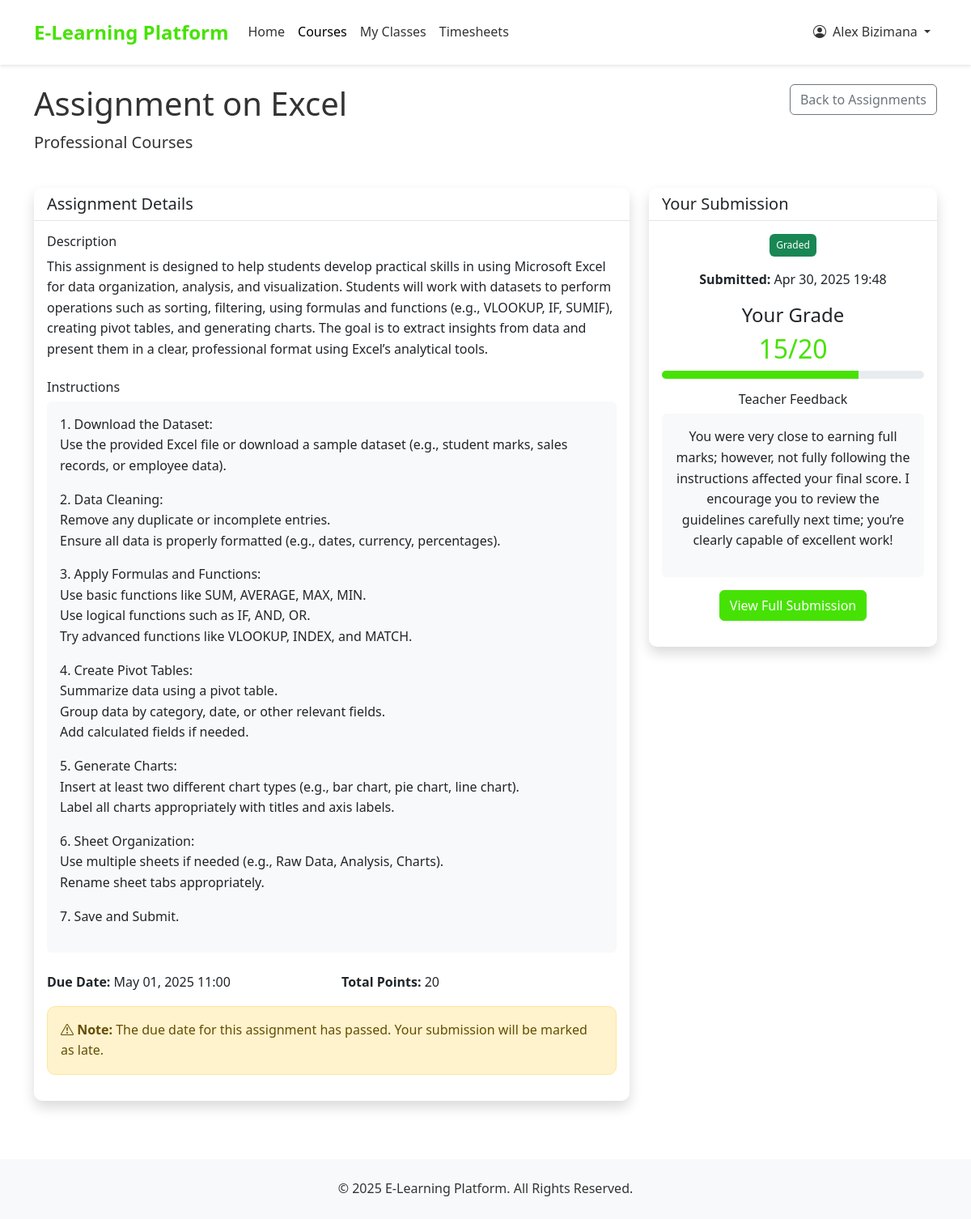
Screenshot of /courses/assignment/1/ (signed in) with the database file from the repository.
### accounts/models.py (models this page shows, shortened)
class User(AbstractUser):
    USER_TYPE_CHOICES = (
        ('student', 'Student'),
        ('teacher', 'Teacher'),
        ('admin', 'Admin'),
    )
    user_type = models.CharField(max_length=10, choices=USER_TYPE_CHOICES, default='student')
    phone_number = models.CharField(max_length=15, blank=True, null=True)
    is_active = models.BooleanField(default=True)
    created_at = models.DateTimeField(auto_now_add=True)
    updated_at = models.DateTimeField(auto_now=True)
    is_organization = models.BooleanField(default=False)
    company_name = models.CharField(max_length=255, blank=True, null=True)
    contact_person = models.CharField(max_length=255, blank=True, null=True)
    number_of_trainees = models.PositiveIntegerField(default=0)
    start_date = models.DateField(blank=True, null=True)
    end_date = models.DateField(blank=True, null=True)
    student_id = models.CharField(max_length=5, blank=True, null=True, unique=True)
    def is_teacher(self):
        return self.user_type == 'teacher'
    def is_student(self):
        return self.user_type == 'student'

### courses/models.py (models this page shows, shortened)
class Assignment(models.Model):
    STATUS_CHOICES = (
        ('draft', 'Draft'),
        ('published', 'Published'),
        ('archived', 'Archived'),
    )
    course = models.ForeignKey(Course, on_delete=models.CASCADE, related_name='assignments')
    title = models.CharField(max_length=200)
    description = models.TextField(help_text="Brief overview of the assignment")
    instructions = models.TextField(help_text="Detailed instructions for completing the assignment")
    due_date = models.DateTimeField()
    points = models.PositiveIntegerField(default=100)
    status = models.CharField(max_length=10, choices=STATUS_CHOICES, default='draft')
    created_at = models.DateTimeField(auto_now_add=True)
    updated_at = models.DateTimeField(auto_now=True)
    def is_past_due(self):
        from django.utils import timezone
        return timezone.now() > self.due_date

class Course(models.Model):
    title = models.CharField(max_length=200)
    slug = models.SlugField(max_length=200, unique=True, blank=True)
    description = models.TextField()
    overview = models.TextField(blank=True, null=True)
    placement_test_price = models.DecimalField(max_digits=6, decimal_places=2)
    is_active = models.BooleanField(default=True)
    created_at = models.DateTimeField(auto_now_add=True)
    updated_at = models.DateTimeField(auto_now=True)

class AssignmentSubmission(models.Model):
    STATUS_CHOICES = (
        ('submitted', 'Submitted'),
        ('graded', 'Graded'),
        ('late', 'Late Submission'),
        ('resubmit', 'Needs Resubmission'),
    )
    assignment = models.ForeignKey(Assignment, on_delete=models.CASCADE, related_name='submissions')
    student = models.ForeignKey(User, on_delete=models.CASCADE, related_name='assignment_submissions')
    submission_text = models.TextField(blank=True, null=True, help_text="Student's text response (if applicable)")
    submission_file = models.FileField(upload_to='assignment_submissions/', blank=True, null=True)
    submission_file_name = models.CharField(max_length=255, blank=True, null=True)
    status = models.CharField(max_length=10, choices=STATUS_CHOICES, default='submitted')
    grade = models.PositiveIntegerField(blank=True, null=True)
    feedback = models.TextField(blank=True, null=True)
    submitted_at = models.DateTimeField(auto_now_add=True)
    graded_at = models.DateTimeField(blank=True, null=True)
    class Meta:
        unique_together = ['assignment', 'student']
    def get_grade_percentage(self):
        if self.grade is not None and self.assignment.points > 0:
            return (self.grade / self.assignment.points) * 100
        return 0

### courses/views.py (the view)
# urls.py: path('assignment/<int:assignment_id>/', views.assignment_detail, name='assignment_detail'),
@login_required
def assignment_detail(request, assignment_id):
    assignment = get_object_or_404(Assignment, id=assignment_id)
    if not PaymentProof.objects.filter(user=request.user, course=assignment.course, status='approved').exists():
        messages.error(request, "You are not enrolled in this course.")
        return redirect('student_dashboard')
    submission = AssignmentSubmission.objects.filter(
        assignment=assignment,
        student=request.user
    ).first()
    if request.method == 'POST' and (not submission or submission.status == 'resubmit'):
        form = AssignmentSubmissionForm(request.POST, request.FILES, instance=submission)
        if form.is_valid():
            submission = form.save(commit=False)
            submission.assignment = assignment
            submission.student = request.user
            if assignment.is_past_due():
                submission.status = 'late'
            else:
                submission.status = 'submitted'
            if submission.submission_file:
                submission.submission_file_name = submission.submission_file.name
            submission.save()
            messages.success(request, "Assignment submitted successfully!")
            return redirect('student_assignments', course_slug=assignment.course.slug)
    else:
        form = AssignmentSubmissionForm(instance=submission)
    context = {
        'assignment': assignment,
        'submission': submission,
        'form': form,
        'is_past_due': assignment.is_past_due()
    }
    return render(request, 'courses/assignment_detail.html', context)

### templates/courses/assignment_detail.html (shortened to what this page needs)
{% extends 'base.html' %}
{% load crispy_forms_tags %}
{% block content %}
<div class="row mb-4">
    <div class="col-md-8">
        <h1>{{ assignment.title }}</h1>
        <p class="lead">{{ assignment.course.title }}</p>
    </div>
    <div class="col-md-4 text-end">
        <a href="{% url 'student_assignments' assignment.course.slug %}" class="btn btn-outline-secondary">Back to Assignments</a>
    </div>
</div>
<div class="row">
    <div class="col-md-8 mb-4">
        <div class="card shadow">
            <div class="card-header bg-white">
                <h5 class="mb-0">Assignment Details</h5>
            </div>
            <div class="card-body">
                <div class="mb-4">
                    <h6>Description</h6>
                    <p>{{ assignment.description }}</p>
                </div>
                <div class="mb-4">
                    <h6>Instructions</h6>
                    <div class="p-3 bg-light rounded">
                        {{ assignment.instructions|linebreaks }}
                    </div>
                </div>
                <div class="row">
                    <div class="col-md-6">
                        <p><strong>Due Date:</strong> {{ assignment.due_date|date:"M d, Y H:i" }}</p>
                    </div>
                    <div class="col-md-6">
                        <p><strong>Total Points:</strong> {{ assignment.points }}</p>
                    </div>
                </div>
                {% if is_past_due %}
                    <div class="alert alert-warning">
                        <i class="bi bi-exclamation-triangle"></i>
                        <strong>Note:</strong> The due date for this assignment has passed. Your submission will be marked as late.
                    </div>
                {% endif %}
            </div>
        </div>
    </div>
    <div class="col-md-4 mb-4">
        <div class="card shadow">
            <div class="card-header bg-white">
                <h5 class="mb-0">
                    {% if submission and submission.status != 'resubmit' %}
                        Your Submission
                    {% else %}
                        Submit Assignment
                    {% endif %}
                </h5>
            </div>
            <div class="card-body">
                {% if submission and submission.status != 'resubmit' %}
                    <div class="text-center mb-3">
                        <span class="badge {% if submission.status == 'submitted' %}bg-primary{% elif submission.status == 'graded' %}bg-success{% elif submission.status == 'late' %}bg-warning{% endif %} p-2 mb-3">
                            {% if submission.status == 'submitted' %}Submitted{% elif submission.status == 'graded' %}Graded{% elif submission.status == 'late' %}Late Submission{% endif %}
                        </span>
                        <p><strong>Submitted:</strong> {{ submission.submitted_at|date:"M d, Y H:i" }}</p>
                        {% if submission.grade is not None %}
                            <h4 class="mt-3">Your Grade</h4>
                            <h2 class="text-primary">{{ submission.grade }}/{{ assignment.points }}</h2>
                            <div class="progress mt-2 mb-3">
                                <div class="progress-bar" role="progressbar" style="width: {{ submission.get_grade_percentage }}%;" aria-valuenow="{{ submission.get_grade_percentage }}" aria-valuemin="0" aria-valuemax="100"></div>
                            </div>
                            {% if submission.feedback %}
                                <div class="mt-3">
                                    <h6>Teacher Feedback</h6>
                                    <div class="p-3 bg-light rounded">
                                        {{ submission.feedback|linebreaks }}
                                    </div>
                                </div>
                            {% endif %}
                        {% endif %}
                        <div class="mt-3">
                            <a href="{% url 'submission_detail' submission.id %}" class="btn btn-primary">View Full Submission</a>
                        </div>
                    </div>
                {% endif %}
            </div>
        </div>
    </div>
</div>
{% endblock %}

### templates/base.html (shortened to what this page needs)
{% load static %}
<!DOCTYPE html>
<html lang="en">
<head>
    <link href="https://cdn.jsdelivr.net/npm/bootstrap@5.3.0-alpha1/dist/css/bootstrap.min.css" rel="stylesheet">
    <link rel="stylesheet" href="https://cdn.jsdelivr.net/npm/bootstrap-icons@1.10.0/font/bootstrap-icons.css">
    <link rel="stylesheet" href="{% static 'css/style.css' %}">
</head>
<body>
    <nav class="navbar navbar-expand-lg navbar-light sticky-top">
        <div class="container">
            <a class="navbar-brand" href="{% url 'home' %}">E-Learning Platform</a>
            <div class="collapse navbar-collapse" id="navbarNav">
                <ul class="navbar-nav me-auto">
                    <li class="nav-item">
                        <a class="nav-link {% if request.path == '/' %}active{% endif %}" href="{% url 'home' %}">Home</a>
                    </li>
                    <li class="nav-item">
                        <a class="nav-link {% if '/courses/' in request.path %}active{% endif %}" href="{% url 'course_list' %}">Courses</a>
                    </li>
                    {% if user.is_authenticated %}
                        {% if user.is_staff or user.is_superuser %}
                            <li class="nav-item dropdown">
                                <a class="nav-link dropdown-toggle" href="#" role="button" data-bs-toggle="dropdown">
                                    Administration
                                </a>
                                <ul class="dropdown-menu">
                                    <li><a class="dropdown-item" href="{% url 'admin_dashboard' %}">Dashboard</a></li>
                                    <li><a class="dropdown-item" href="{% url 'course_create' %}">Add Course</a></li>
                                    <li><a class="dropdown-item" href="{% url 'question_list' %}">Manage Questions</a></li>
                                    <li><a class="dropdown-item" href="{% url 'quiz_list' %}">Manage Quizzes</a></li>
                                    <li><a class="dropdown-item" href="{% url 'create_teacher' %}">Add Teacher</a></li>
                                </ul>
                            </li>
                        {% elif user.is_teacher %}
                            <li class="nav-item">
                                <a class="nav-link {% if '/events/' in request.path %}active{% endif %}" href="{% url 'view_events' %}">Events</a>
                            </li>
                        {% else %}
                            <li class="nav-item">
                                <a class="nav-link {% if '/events/' in request.path %}active{% endif %}" href="{% url 'view_events' %}">My Classes</a>
                            </li>
                            <li class="nav-item">
                                <a class="nav-link {% if '/timesheets/' in request.path %}active{% endif %}" href="{% url 'view_timesheets' %}">Timesheets</a>
                            </li>
                        {% endif %}
                    {% endif %}
                </ul>
                <ul class="navbar-nav ms-auto">
                    {% if user.is_authenticated %}
                        <li class="nav-item dropdown">
                            <a class="nav-link dropdown-toggle" href="#" role="button" data-bs-toggle="dropdown">
                                <i class="bi bi-person-circle me-1"></i> {{ user.get_full_name|default:user.username }}
                            </a>
                        </li>
                    {% endif %}
                </ul>
            </div>
        </div>
    </nav>
    <main class="container mt-4">
        {% block content %}{% endblock %}
    </main>
    <footer class="footer">
        <div class="container text-center">
            <p class="mb-0">&copy; {% now "Y" %} E-Learning Platform. All Rights Reserved.</p>
        </div>
    </footer>
</body>
</html>

### static/css/style.css (style rules this page uses)
:root { --primary-color: #47e205; --secondary-color: #2e206d; --light-gray: #f8f9fa; --dark-gray: #6c757d; --white: #ffffff; }
body { font-family: 'Segoe UI', Tahoma, Geneva, Verdana, sans-serif; color: #333; line-height: 1.6; }
a { color: var(--primary-color); text-decoration: none; }
.btn-primary { background-color: var(--primary-color); border-color: var(--primary-color); }
.card { border-radius: 10px; border: none; box-shadow: 0 4px 6px rgba(0, 0, 0, 0.1); transition: transform 0.3s ease, box-shadow 0.3s ease; }
.card-header { border-radius: 10px 10px 0 0 !important; background-color: white; border-bottom: 1px solid rgba(0, 0, 0, 0.1); }
.alert { border-radius: 10px; }
.badge { font-weight: 500; }
.navbar { padding: 1rem 0; }
.navbar-brand { font-size: 1.5rem; font-weight: bold; }
.progress { height: 10px; border-radius: 5px; }
.progress-bar { background-color: var(--primary-color); }
.footer { background-color: var(--light-gray); padding: 1.5rem 0; margin-top: 3rem; }

### templates/base.html (style rules this page uses)
:root { --primary-color: #47e205; --secondary-color: #2e206d; }
.btn-primary { background-color: var(--primary-color); border-color: var(--primary-color); }
.text-primary { color: var(--primary-color) !important; }
.navbar { background-color: white; box-shadow: 0 2px 4px rgba(0, 0, 0, 0.1); }
.navbar-brand { color: var(--primary-color); font-weight: bold; }
.nav-link { color: #333; }
footer { background-color: #f8f9fa; padding: 20px 0; margin-top: 50px; }

### rows the page displays
User: get_full_name "Alex Bizimana"
Assignment: title "Assignment on Excel", course "Professional Courses", description "This assignment is designed to help students develop practical skills in using Microsoft Excel for data organization, analysis, and visualization. Students will work with datasets to perform operations such as sorting, filtering, using formulas and functions (e.g., VLOOKUP, IF, SUMIF), creating pivot tables, and generating charts. The goal is to extract insights from data and present them in a clear, professional format using Excel’s analytical tools.", instructions "1. Download the Dataset: Use the provided Excel file or download a sample dataset (e.g., student marks, sales records, or employee data). 2. Data Cleaning: Remove any duplicate or incomplete entries. Ensure all data is properly formatted (e.g., dates, currency, percentages). 3. Apply Formulas and Functions: Use basic functions like SUM, AVERAGE, MAX, MIN. Use logical functions such as IF, AND, OR. Try advanced functions like VLOOKUP, INDEX, and MATCH. 4. Create Pivot Tables: Summarize data using a pivot table. Group data by category, date, or other relevant fields. Add calculated fields if needed. 5. Generate Charts: Insert at least two different chart types (e.g., bar chart, pie chart,…", due_date "May 01, 2025 11:00", points "20"
AssignmentSubmission: submitted_at "Apr 30, 2025 19:48", grade "15", feedback "You were very close to earning full marks; however, not fully following the instructions affected your final score. I encourage you to review the guidelines carefully next time; you’re clearly capable of excellent work!"
